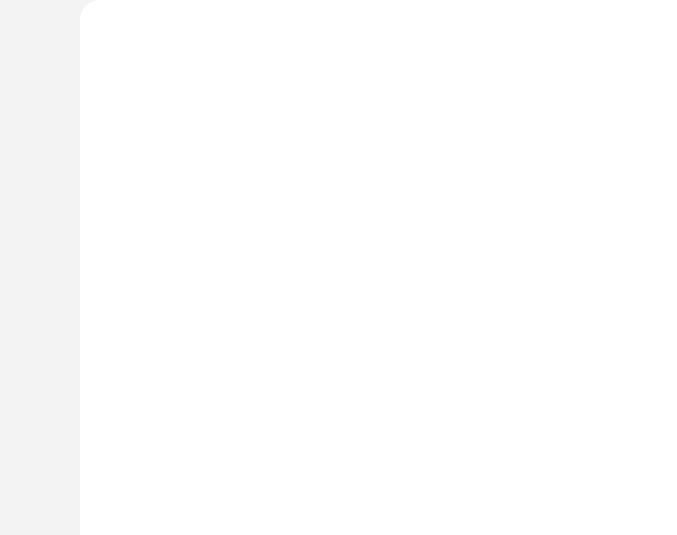
<?xml version="1.0" encoding="UTF-8"?>
<ui version="4.0">
 <class>MainWindow</class>
 <widget class="QWidget" name="MainWindow">
  <property name="geometry">
   <rect>
    <x>0</x>
    <y>0</y>
    <width>677</width>
    <height>535</height>
   </rect>
  </property>
  <property name="windowTitle">
   <string>时雪</string>
  </property>
  <property name="styleSheet">
   <string notr="true">#menu_widget {
	
	background-color: rgb(243, 243, 243);
}

#main_widget {
	border-top-left-radius: 20px;
	background-color: rgb(255, 255, 255);
}
QWidget#MainWindow {
    background-color: rgb(243, 243, 243); /* 设置标题栏背景颜色 */
    color: white; /* 设置标题栏文字颜色 */
}</string>
  </property>
  <layout class="QHBoxLayout" name="horizontalLayout">
   <property name="spacing">
    <number>0</number>
   </property>
   <property name="leftMargin">
    <number>0</number>
   </property>
   <property name="topMargin">
    <number>0</number>
   </property>
   <property name="rightMargin">
    <number>0</number>
   </property>
   <property name="bottomMargin">
    <number>0</number>
   </property>
   <item>
    <widget class="QWidget" name="menu_widget" native="true">
     <property name="minimumSize">
      <size>
       <width>80</width>
       <height>0</height>
      </size>
     </property>
     <property name="maximumSize">
      <size>
       <width>64</width>
       <height>16777215</height>
      </size>
     </property>
     <property name="styleSheet">
      <string notr="true">QPushButton {
            background-color: transparent;
            border: 2px solid transparent; /* 初始时透明边框 */
            border-radius: 15px; /* 圆角 */
            padding: 10px 20px;
        }
        QPushButton:hover {
            border-color: #555; /* 鼠标悬停时边框颜色 */
        }
        QPushButton:pressed {
            border-color: #555; /* 鼠标点击时边框颜色 */
        }</string>
     </property>
     <layout class="QVBoxLayout" name="verticalLayout">
      <property name="spacing">
       <number>1</number>
      </property>
      <property name="leftMargin">
       <number>1</number>
      </property>
      <property name="topMargin">
       <number>1</number>
      </property>
      <property name="rightMargin">
       <number>1</number>
      </property>
      <property name="bottomMargin">
       <number>1</number>
      </property>
      <item>
       <spacer name="verticalSpacer">
        <property name="orientation">
         <enum>Qt::Vertical</enum>
        </property>
        <property name="sizeHint" stdset="0">
         <size>
          <width>20</width>
          <height>504</height>
         </size>
        </property>
       </spacer>
      </item>
     </layout>
    </widget>
   </item>
   <item>
    <widget class="QStackedWidget" name="main_widget">
     <property name="currentIndex">
      <number>-1</number>
     </property>
    </widget>
   </item>
  </layout>
 </widget>
 <resources>
  <include location="../../../../PyQt-Fluent-Widgets-PyQt6/qfluentwidgets/_rc/resource.qrc"/>
 </resources>
 <connections/>
</ui>
